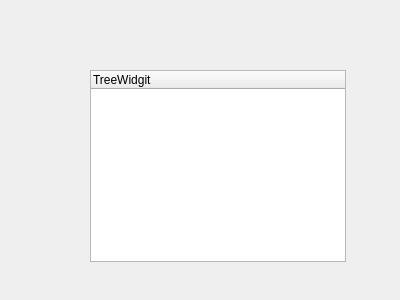
<?xml version="1.0" encoding="UTF-8"?>
<ui version="4.0">
 <class>Widget</class>
 <widget class="QWidget" name="Widget">
  <property name="geometry">
   <rect>
    <x>0</x>
    <y>0</y>
    <width>400</width>
    <height>300</height>
   </rect>
  </property>
  <property name="windowTitle">
   <string>Widget</string>
  </property>
  <widget class="QTreeWidget" name="treeWidget">
   <property name="geometry">
    <rect>
     <x>90</x>
     <y>70</y>
     <width>256</width>
     <height>192</height>
    </rect>
   </property>
   <column>
    <property name="text">
     <string>TreeWidgit</string>
    </property>
   </column>
  </widget>
 </widget>
 <layoutdefault spacing="6" margin="11"/>
 <resources/>
 <connections/>
</ui>
